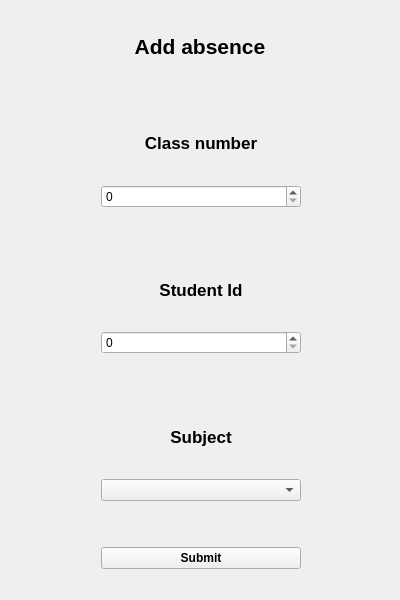
<?xml version="1.0" encoding="UTF-8"?>
<ui version="4.0">
 <class>AddAbsence</class>
 <widget class="QWidget" name="AddAbsence">
  <property name="geometry">
   <rect>
    <x>0</x>
    <y>0</y>
    <width>400</width>
    <height>600</height>
   </rect>
  </property>
  <property name="minimumSize">
   <size>
    <width>400</width>
    <height>600</height>
   </size>
  </property>
  <property name="maximumSize">
   <size>
    <width>400</width>
    <height>600</height>
   </size>
  </property>
  <property name="windowTitle">
   <string>Form</string>
  </property>
  <layout class="QVBoxLayout" name="verticalLayout_6" stretch="1,2,2,2,2">
   <item>
    <layout class="QVBoxLayout" name="verticalLayout">
     <item>
      <widget class="QLabel" name="label">
       <property name="font">
        <font>
         <pointsize>16</pointsize>
         <bold>true</bold>
        </font>
       </property>
       <property name="text">
        <string>Add absence</string>
       </property>
       <property name="alignment">
        <set>Qt::AlignCenter</set>
       </property>
      </widget>
     </item>
    </layout>
   </item>
   <item>
    <layout class="QVBoxLayout" name="verticalLayout_4">
     <property name="leftMargin">
      <number>90</number>
     </property>
     <property name="topMargin">
      <number>20</number>
     </property>
     <property name="bottomMargin">
      <number>20</number>
     </property>
     <item>
      <widget class="QLabel" name="label_2">
       <property name="maximumSize">
        <size>
         <width>200</width>
         <height>16777215</height>
        </size>
       </property>
       <property name="font">
        <font>
         <pointsize>13</pointsize>
         <bold>true</bold>
        </font>
       </property>
       <property name="text">
        <string>Class number</string>
       </property>
       <property name="alignment">
        <set>Qt::AlignCenter</set>
       </property>
      </widget>
     </item>
     <item>
      <widget class="QSpinBox" name="spinBox_ClassNumber">
       <property name="maximumSize">
        <size>
         <width>200</width>
         <height>16777215</height>
        </size>
       </property>
       <property name="maximum">
        <number>6</number>
       </property>
      </widget>
     </item>
    </layout>
   </item>
   <item>
    <layout class="QVBoxLayout" name="verticalLayout_2">
     <property name="leftMargin">
      <number>90</number>
     </property>
     <property name="topMargin">
      <number>20</number>
     </property>
     <property name="bottomMargin">
      <number>20</number>
     </property>
     <item>
      <widget class="QLabel" name="label_3">
       <property name="maximumSize">
        <size>
         <width>200</width>
         <height>16777215</height>
        </size>
       </property>
       <property name="font">
        <font>
         <pointsize>13</pointsize>
         <bold>true</bold>
        </font>
       </property>
       <property name="text">
        <string>Student Id</string>
       </property>
       <property name="alignment">
        <set>Qt::AlignCenter</set>
       </property>
      </widget>
     </item>
     <item>
      <widget class="QSpinBox" name="spinBox_StudentId">
       <property name="maximumSize">
        <size>
         <width>200</width>
         <height>16777215</height>
        </size>
       </property>
      </widget>
     </item>
    </layout>
   </item>
   <item>
    <layout class="QVBoxLayout" name="verticalLayout_3">
     <property name="leftMargin">
      <number>90</number>
     </property>
     <property name="topMargin">
      <number>20</number>
     </property>
     <property name="bottomMargin">
      <number>20</number>
     </property>
     <item>
      <widget class="QLabel" name="label_4">
       <property name="maximumSize">
        <size>
         <width>200</width>
         <height>16777215</height>
        </size>
       </property>
       <property name="font">
        <font>
         <pointsize>13</pointsize>
         <bold>true</bold>
        </font>
       </property>
       <property name="text">
        <string>Subject</string>
       </property>
       <property name="alignment">
        <set>Qt::AlignCenter</set>
       </property>
      </widget>
     </item>
     <item>
      <widget class="QComboBox" name="comboBox_Subject">
       <property name="maximumSize">
        <size>
         <width>200</width>
         <height>16777215</height>
        </size>
       </property>
       <property name="maxVisibleItems">
        <number>5</number>
       </property>
       <property name="maxCount">
        <number>5</number>
       </property>
      </widget>
     </item>
    </layout>
   </item>
   <item>
    <layout class="QVBoxLayout" name="verticalLayout_5">
     <property name="leftMargin">
      <number>90</number>
     </property>
     <property name="topMargin">
      <number>20</number>
     </property>
     <property name="bottomMargin">
      <number>20</number>
     </property>
     <item>
      <widget class="QPushButton" name="pushButton">
       <property name="maximumSize">
        <size>
         <width>200</width>
         <height>16777215</height>
        </size>
       </property>
       <property name="font">
        <font>
         <bold>true</bold>
        </font>
       </property>
       <property name="text">
        <string>Submit</string>
       </property>
      </widget>
     </item>
    </layout>
   </item>
  </layout>
 </widget>
 <resources/>
 <connections/>
</ui>
